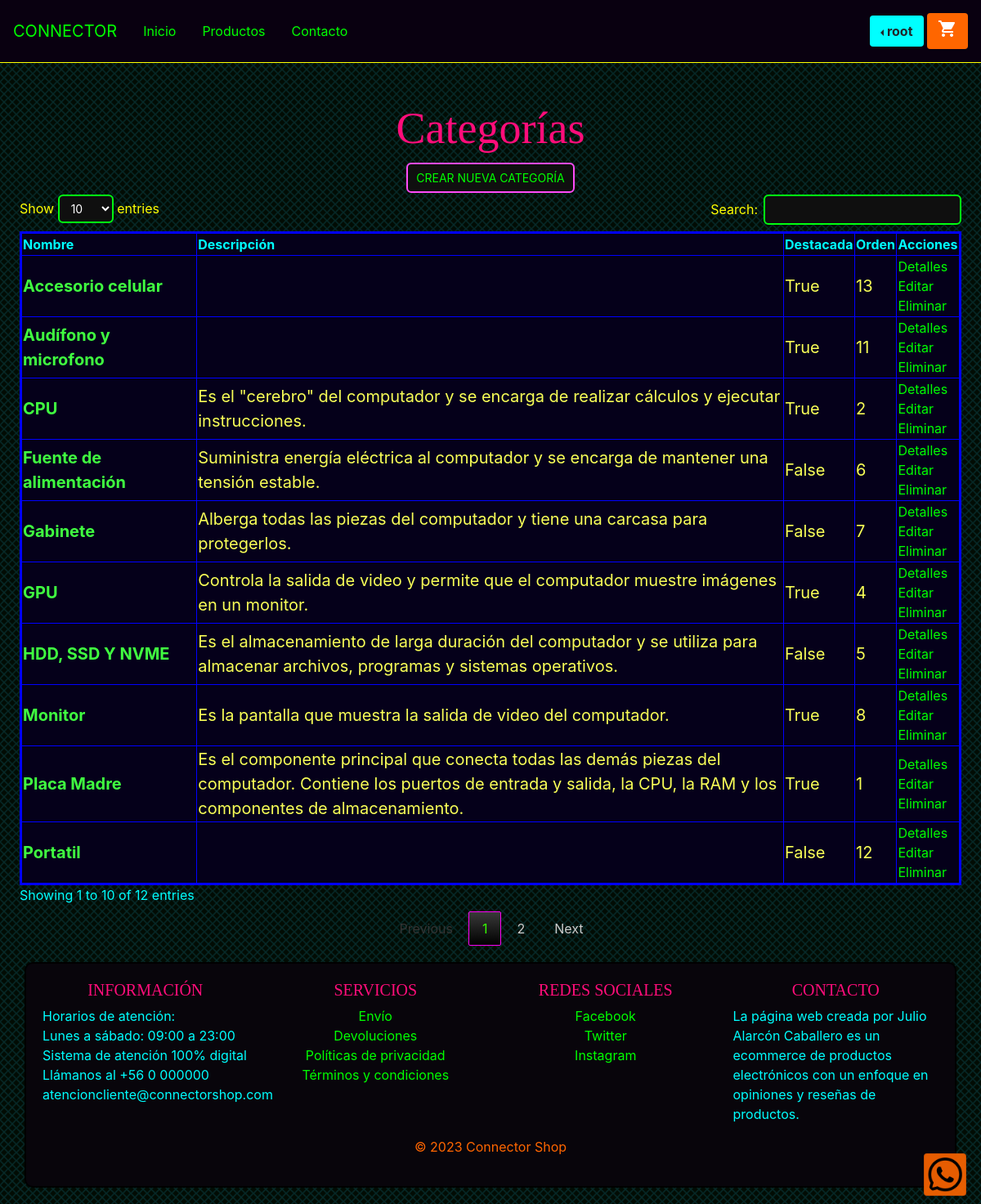
The app's page /category/list/ (signed in) with its own data.
### connectorshop/models.py (models this page shows, shortened)
class Category(models.Model):
    name = models.CharField(max_length=200)
    description = models.TextField(blank=True)
    image = models.ImageField(upload_to='categories/')
    highlighted = models.BooleanField(default=False)
    order = models.IntegerField(default=0)
    created_at = models.DateTimeField(auto_now_add=True)
    updated_at = models.DateTimeField(auto_now=True)

### connectorshop/views.py (the view)
# urls.py: path('category/list/', views.category_list, name='category_list'),
@superuser_required
def category_list(request):
    template_name = 'categories/category_list.html'
    categories = Category.objects.all().order_by('-created_at')
    context = {
        'categories': categories
    }
    return render(request, template_name, context)

### connectorshop/views.py (called while the page is built)
def superuser_required(view_func):
    decorated_view_func = user_passes_test(lambda u: u.is_superuser, login_url='/')(view_func)
    return decorated_view_func

### connectorshop/templates/categories/category_list.html (shortened to what this page needs)
{% extends 'base.html' %} {% block content %}
<h1>Categorías</h1>
<div class="button-center">
	<a class="cyberpunk-button" href="{% url 'category_new' %}">Crear nueva categoría</a>
</div>
<div class="container-fluid centered">
	<div class="row px-4">
		<table id="my-table" border="1" style="border: 3px solid blue">
			<thead>
				<tr>
					<th class="text-aqua">Nombre</th>
					<th class="text-aqua">Descripción</th>
					<th class="text-aqua">Destacada</th>
					<th class="text-aqua">Orden</th>
					<th class="text-aqua">Acciones</th>
				</tr>
			</thead>
			<tbody id="table-body">
				{% for category in categories %}
				<tr>
					<td class="text-green text-20 bold">{{ category.name }}</td>
					<td class="text-20" style="max-width: 800px;">{{ category.description }}</td>
					<td class="text-20">{{ category.highlighted }}</td>
					<td class="text-20">{{ category.order }}</td>
					<td>
						<a href="{% url 'category_detail' category.id %}">Detalles</a></br>
						<a href="{% url 'category_edit' category.id %}">Editar</a></br>
						<a href="{% url 'category_delete' category.id %}" onclick="return confirm('¿Estás seguro que quieres eliminar esta categoría?');">Eliminar</a>
					</td>
				</tr>
				{% endfor %}
			</tbody>
		</table>
	</div>
</div>
<link rel="stylesheet" type="text/css" href="/media/styles/style_table_list.css" />
{% endblock %}

### connectorshop/templates/base.html (shortened to what this page needs)
<!DOCTYPE html>
<html lang="en">
	<head>
		<link rel="stylesheet" href="https://cdnjs.cloudflare.com/ajax/libs/animate.css/4.1.1/animate.min.css" />
		<link
			rel="stylesheet"
			href="https://stackpath.bootstrapcdn.com/bootstrap/4.4.1/css/bootstrap.min.css"
		/>
		<link rel="stylesheet" href="https://cdn.jsdelivr.net/npm/sweetalert2@10.2.0/dist/sweetalert2.min.css" />
	</head>
	<div class="card background-orange mx-2 position-fixed" style="right: 10px; bottom: 10px; z-index: 9999; opacity: 0.9">
		<a href="https://wa.me/560000000" target="_blank">
			<img src="/media/images/contact/whatsapp-icon.png" alt="Iniciar chat en WhatsApp" style="background-size: cover; border-radius: 50%; width: 50px; height: 50px; border: none;">
		</a>
	</div>
	<body>
		<nav class="navbar navbar-expand-lg py-3">
			<a class="navbar-brand text-orange" href="/products">CONNECTOR</a>
			<a class="nav-link" href="/home">Inicio</a>
			<a class="nav-link" href="/products">Productos</a>
			<a class="nav-link" href="/contact">Contacto</a>
			<div class="dropdown ml-auto dropleft">
				{% if request.user.is_authenticated %}
				<button class="btn dropdown-toggle background-cyan bold" type="button" id="dropdownMenuButton" data-bs-toggle="dropdown" aria-expanded="false">{{ user.username }}</button>
				<button class="btn background-orange text-white bold"><i class="material-icons">shopping_cart</i></button>
				{% else %}
				<a class="btn btn-primary text-right" href="{% url 'index' %}">Iniciar sesión</a>
				{% endif %}
			</div>
		</nav>
		<br /><br />
		{% block content %} {% endblock %}
	</body>
	<footer class="footer">
		<div class="container" id="footer_container">
			<div class="row">
				<div class="col-md-3">
					<h5 class="text-uppercase">Información</h5>
					<p class="text-aqua">
						Horarios de atención:<br />Lunes a sábado: 09:00 a 23:00<br />
						Sistema de atención 100% digital<br />Llámanos al +56 0 000000<br />
						atencioncliente@connectorshop.com
					</p>
				</div>
				<div class="col-md-3">
					<h5 class="text-uppercase">Servicios</h5>
					<ul class="list-unstyled text-center">
						<li><a href="#">Envío</a></li>
						<li><a href="#">Devoluciones</a></li>
						<li><a href="#">Políticas de privacidad</a></li>
						<li><a href="#">Términos y condiciones</a></li>
					</ul>
				</div>
				<div class="col-md-3">
					<h5 class="text-uppercase">Redes sociales</h5>
					<ul class="list-unstyled text-center">
						<li><a href="#">Facebook</a></li>
						<li><a href="#">Twitter</a></li>
						<li><a href="#">Instagram</a></li>
					</ul>
				</div>
				<div class="col-md-3">
					<h5 class="text-uppercase">Contacto</h5>
					<p class="text-aqua">La página web creada por Julio Alarcón Caballero es un ecommerce de productos electrónicos con un enfoque en opiniones y reseñas de productos.</p>
				</div>
			</div>
			<div class="row">
				<div class="col text-center text-orange">
					<p>&copy; 2023 Connector Shop</p>
				</div>
			</div>
		</div>
	</footer>
</html>
<link rel="stylesheet" type="text/css" href="/media/styles/style_base.css" />

### media/styles/style_table_list.css (style rules this page uses)
table { color: #f9ff57; background-color: #05001a; width: 100%; }

### media/styles/style_base.css (style rules this page uses)
h1, h2, h3, h4, h5 { font-family: Georgia, Times, serif; color: rgb(255, 13, 122); text-align: center; }
h1 { font-size: 54px; }
.button-center { display: flex; justify-content: center; align-items: center; height: 5vh; }
.text-20 { font-size: 20px; }
body { background-image: url("/media/images/fondo.png"); }
nav { background-color: #090010; border-bottom: 1px solid yellow; }
a:link { color: #00ff00; }
.text-green { color: rgb(64, 255, 64); }
.text-aqua { color: aqua; }
.text-orange { color: #ff6600; }
.text-white { color: white; }
.background-orange { background-color: #ff6600; }
.background-cyan { background-color: cyan; }
.bold { font-weight: bold; }
li { color: white; }
.container-fluid.centered { display: flex; justify-content: center; align-items: center; }
.cyberpunk-button { background-color: #0f0f0f; color: #ffffff; border: 2px solid #ff4af9; border-radius: 6px; font-size: 14px; padding: 6px 10px; text-transform: uppercase; transition: all 0.3s ease-in-out; }
#footer_container { background-color: #08050b; border: 2px solid black; border-radius: 10px; padding: 20px; margin: 20px auto; }

### records on screen
Category: name "Accesorio celular", highlighted "True", order "13"
Category: name "Portatil", highlighted "False", order "12"
Category: name "Audífono y microfono", highlighted "True", order "11"
Category: name "Monitor", description "Es la pantalla que muestra la salida de video del computador.", highlighted "True", order "8"
Category: name "Gabinete", description "Alberga todas las piezas del computador y tiene una carcasa para protegerlos.", highlighted "False", order "7"
Category: name "Fuente de alimentación", description "Suministra energía eléctrica al computador y se encarga de mantener una tensión estable.", highlighted "False", order "6"
Category: name "HDD, SSD Y NVME", description "Es el almacenamiento de larga duración del computador y se utiliza para almacenar archivos, programas y sistemas operativos.", highlighted "False", order "5"
Category: name "GPU", description "Controla la salida de video y permite que el computador muestre imágenes en un monitor.", highlighted "True", order "4"
Category: name "CPU", description "Es el \"cerebro\" del computador y se encarga de realizar cálculos y ejecutar instrucciones.", highlighted "True", order "2"
Category: name "Placa Madre", description "Es el componente principal que conecta todas las demás piezas del computador. Contiene los puertos de entrada y salida, la CPU, la RAM y los componentes de almacenamiento.", highlighted "True", order "1"

### other values on screen
{{ user.username }} "root"
